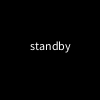
Frame 1 (no input)
Frame 60 (the mouse pressed at the canvas centre just before this capture): identical to frame 1, image omitted
Frame 120 (the mouse held since frame 60 and released just before this capture): identical to frame 1, image omitted

The Processing sketch that drew this single still picture (run headless with seeded random() and noise(); from frame 60 on, the mouse is pressed at the canvas centre):

// Processing sketch: enumTest
// ── enumTest.pde
enum LOVEDUCK_MODES {MODE_STANDBY, MODE_PATIENCE, MODE_LOVELY, MODE_CRUSH, MODE_SYNC}
enum SYNC_MODES {SYBMODE_STANDBY, SUBMODE_SYNCLEFT, SUBMODE_SYNCRIGHT, SUBMODE_SYNCDOWN, SUBMODE_SYNCJUMP}

LOVEDUCK_MODES mode;
// int mode;

void setup(){
    mode = LOVEDUCK_MODES.MODE_STANDBY;
}

void draw(){
    background(0);
    switch(mode){
        case MODE_STANDBY:
        text("standby", 30, height/2);
        break;

        case MODE_PATIENCE:
        text("patience", 30, height/2);
        break;

        case MODE_LOVELY:
        text("lovely", 30, height/2);
        break;

        case MODE_CRUSH:
        text("crush", 30, height/2);
        break;

        case MODE_SYNC:
        text("sync", 30, height/2);
        break;
    }
}

void keyReleased(){
    
    if (key == '1')         mode = LOVEDUCK_MODES.MODE_STANDBY;
    else if (key == '2')    mode = LOVEDUCK_MODES.MODE_PATIENCE;
    else if (key == '3')    mode = LOVEDUCK_MODES.MODE_LOVELY;
    else if (key == '4')    mode = LOVEDUCK_MODES.MODE_CRUSH;
    else if (key == '5')    mode = LOVEDUCK_MODES.MODE_SYNC;
}
